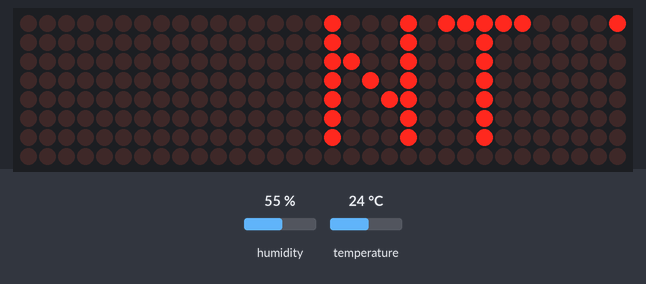
The sketch below on a simulated Arduino Uno, built with avr-gcc and run on an emulated ATmega328P. On the bench: 32×8 LED matrix. The inputs (shaded band) are chosen by the test bench; at power-on: temperature 24 °C, humidity 55 %.

Above: at 0.7 s.
At 8.2 s:
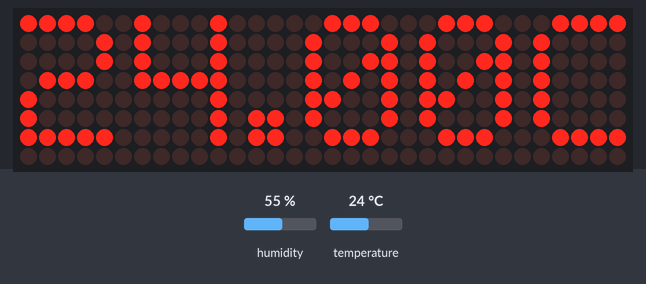
12.6 s: temperature set to 12 °C
22.1 s: humidity set to 22 %
At 31.5 s:
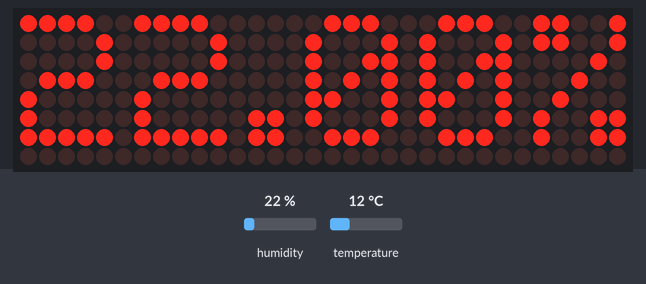
31.6 s: temperature set to 19 °C
At 40.1 s:
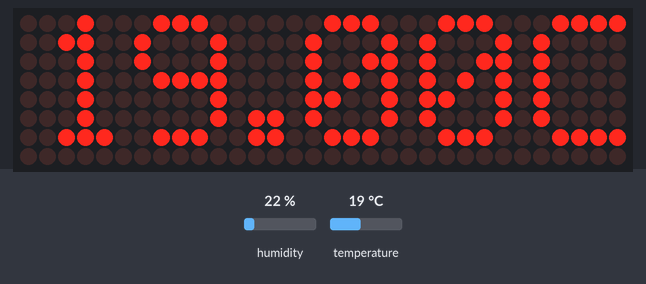
41.1 s: humidity set to 40 %
At 47.7 s:
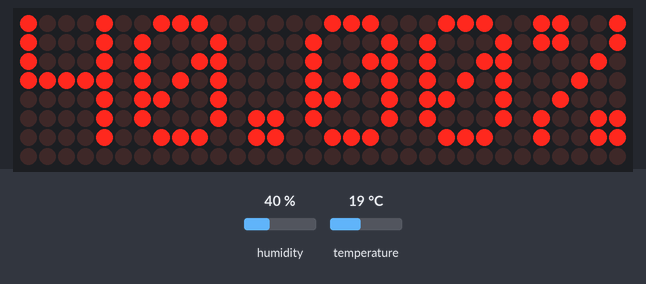

The sketch:

Temp_and_Humidity_onLEDmatrix.ino
```cpp
#include <Wire.h>
#include <MD_MAX72xx.h>
#include <MD_Parola.h>
#include <SPI.h>
#include<DHT.h>
//------------------------------------------------------------
MD_Parola disp = MD_Parola(MD_MAX72XX::FC16_HW, 10, 4);
DHT dht(8, DHT11);
//------------------------------------------------------------
float temp, hum; String tempString, humString;
char message[60]="";

void setup()
{
  pinMode(2,INPUT); pinMode(3,INPUT);
  disp.begin(); dht.begin();

  disp.displayText("NT TRONIX", PA_LEFT, 40, 40, PA_SCROLL_LEFT,PA_SCROLL_LEFT);
}

void loop()
{
  while(!disp.displayAnimate());
  dispTemp();
  dispHum();
  disp.displayClear();
}

void dispTemp()
{
    temp  = dht.readTemperature(true);
    temp = (temp-32)*5;
    temp = temp/9;
    tempString  = "Temperature = " + String(temp) + "C";
    tempString.toCharArray(message, 30);
    disp.displayText(message, PA_LEFT, 50, 2000, PA_SCROLL_LEFT,PA_SCROLL_LEFT);
    while(!disp.displayAnimate());
}

void dispHum()
{
    hum  = dht.readHumidity(true);
    humString  = "Humidity = " + String(hum) + "%";
    humString.toCharArray(message, 30);
    disp.displayText(message, PA_LEFT, 50, 2000, PA_SCROLL_LEFT,PA_SCROLL_LEFT);
    while(!disp.displayAnimate());
}
```

Measured:
- what the display in image 0 shows lasts 0.7 s, from 0.6 s to 1.3 s
- what the display in image 1 shows lasts 2.0 s, from 8.2 s to 10.2 s
